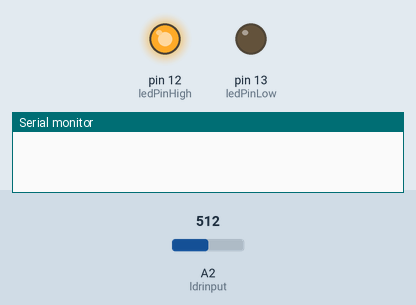
A sketch run on a simulated Arduino Uno, built with avr-gcc and run on an emulated ATmega328P. Parts: output pins drawn as LEDs (lit = HIGH), the last lines printed to the serial monitor. Inputs (shaded band) come from the test bench; at power-on: A2 (ldrinput) = 512.

Above: at 1.2 s.
1.3 s: A2 (ldrinput) set to 787
3.3 s: A2 (ldrinput) set to 809
At 3.8 s:
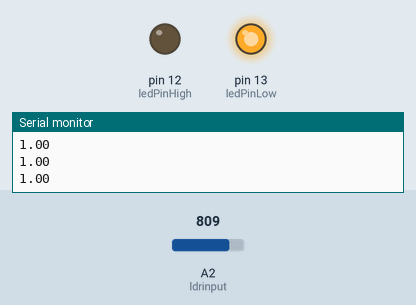
4.8 s: A2 (ldrinput) set to 790
At 5.3 s:
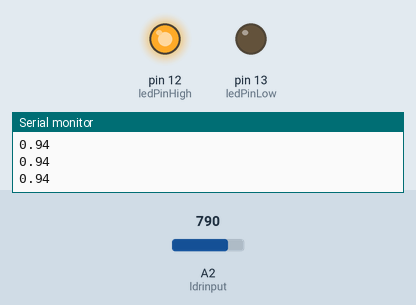
6.3 s: A2 (ldrinput) set to 810
At 6.7 s:
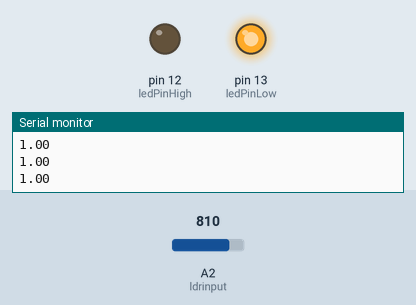
Timing chart, 0 to 8.8 s (numbered marks = the images above; inputs shaded):
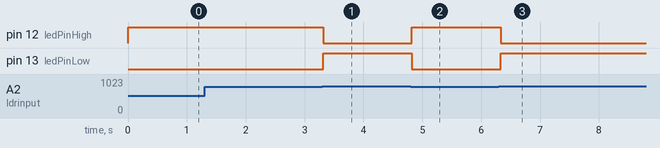

Measured:
- the behaviour switches between 799 and 800 on A2 (ldrinput) (found by bisection; images 0 and 1)
- after the input at 3.3 s, pin 12 (ledPinHigh): HIGH → LOW at once; pin 13 (ledPinLow): LOW → HIGH at once
- after the input at 4.8 s, pin 12 (ledPinHigh): LOW → HIGH at once; pin 13 (ledPinLow): HIGH → LOW at once
- after the input at 6.3 s, pin 12 (ledPinHigh): HIGH → LOW at once; pin 13 (ledPinLow): LOW → HIGH at once

The sketch:

ldrjobby.pde
```cpp
int ledPinLow = 13;
int ledPinHigh = 12;
int ldrinput = 2;
int val = 0;

float minValue = 1000;
float maxValue = 0;

void setup()
{
pinMode(ledPinLow, OUTPUT);
pinMode(ledPinHigh, OUTPUT);
pinMode(ldrinput, INPUT);
Serial.begin(9600);
}

void loop()
{
val = analogRead(ldrinput);

if (val < 800)
{
  digitalWrite(ledPinHigh, HIGH);
  digitalWrite(ledPinLow, LOW);
}
else
{
  digitalWrite(ledPinLow, HIGH);
  digitalWrite(ledPinHigh, LOW);
}
  delay(100);

  if (val < minValue){
    minValue = val;
  }
  if (val > maxValue){
    maxValue = val;
  }

  if (minValue - maxValue !=0) {
    Serial.print((val-minValue)/(maxValue-minValue));
    Serial.println();
  }
}
```
